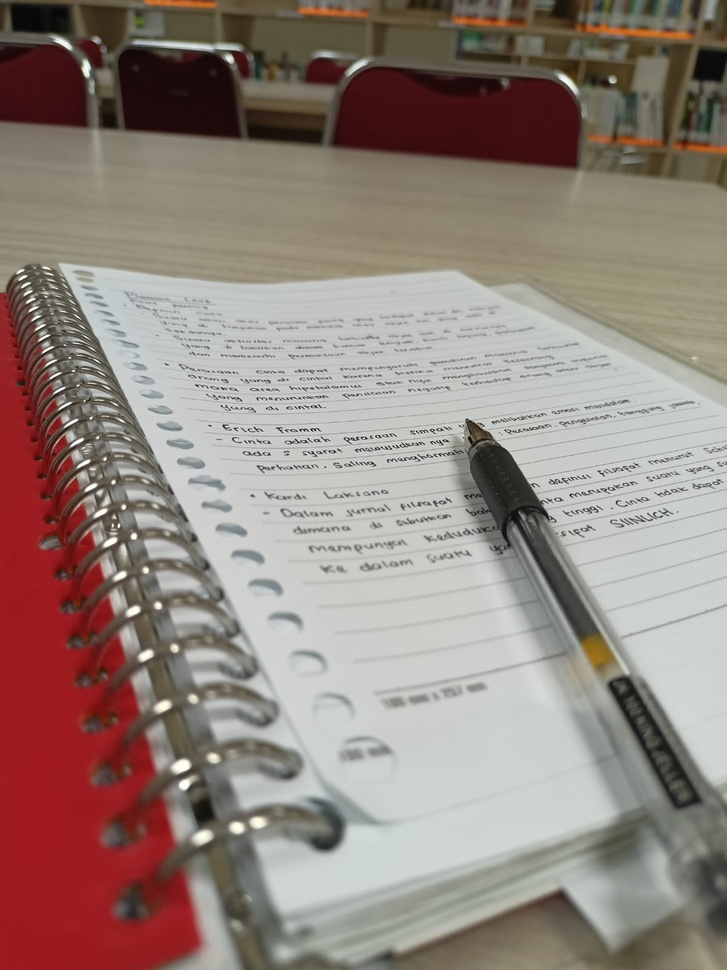
#> input picture buku.jpg, 727 x 970 px, shrunk from 1200 x 1600 before the run, found by its file name
$ python main.py
#> lines starting #> are read from the running program, lines starting #| are printed output that depends on the picture
import numpy as np
import matplotlib.pyplot as plt
import cv2

# Memuat gambar sesuai dengan yang dimiliki
image = cv2.imread('images/buku.jpg')
#> image is the input picture: shape (970, 727, 3); mean B, G, R 124.4, 131.8, 147.2
if image is None:
    raise FileNotFoundError("File gambar tidak ditemukan. Periksa kembali jalur file.")

# Mengubah warna gambar menjadi RGB (dari BGR)
image = cv2.cvtColor(image, cv2.COLOR_BGR2RGB)

# Membentuk ulang gambar menjadi susunan piksel 2D dengan 3 nilai warna (RGB)
pixel_vals = image.reshape((-1, 3))

# Mengkonversikan tipe data ke float
pixel_vals = np.float32(pixel_vals)

# Menentukan kriteria agar algoritme berhenti berjalan: 100 iterasi atau epsilon 0.85
criteria = (cv2.TERM_CRITERIA_EPS + cv2.TERM_CRITERIA_MAX_ITER, 100, 0.85)

# Menentukan jumlah cluster (K)
k = 3

# Melakukan k-means clustering
retval, labels, centers = cv2.kmeans(pixel_vals, k, None, criteria, 10, cv2.KMEANS_RANDOM_CENTERS)
#> retval = 968075350.3; centers = [[96.44, 46.7, 40.6], [196.5, 199.3, 196.4], [136.4, 132, 118]]

# Mengkonversi data pusat cluster menjadi nilai 8-bit
centers = np.uint8(centers)
#> centers = [[96, 46, 40], [196, 199, 196], [136, 132, 118]]

# Memetakan label ke warna pusat cluster
segmented_data = centers[labels.flatten()]

# Membentuk ulang data menjadi dimensi gambar asli
segmented_image = segmented_data.reshape((image.shape))
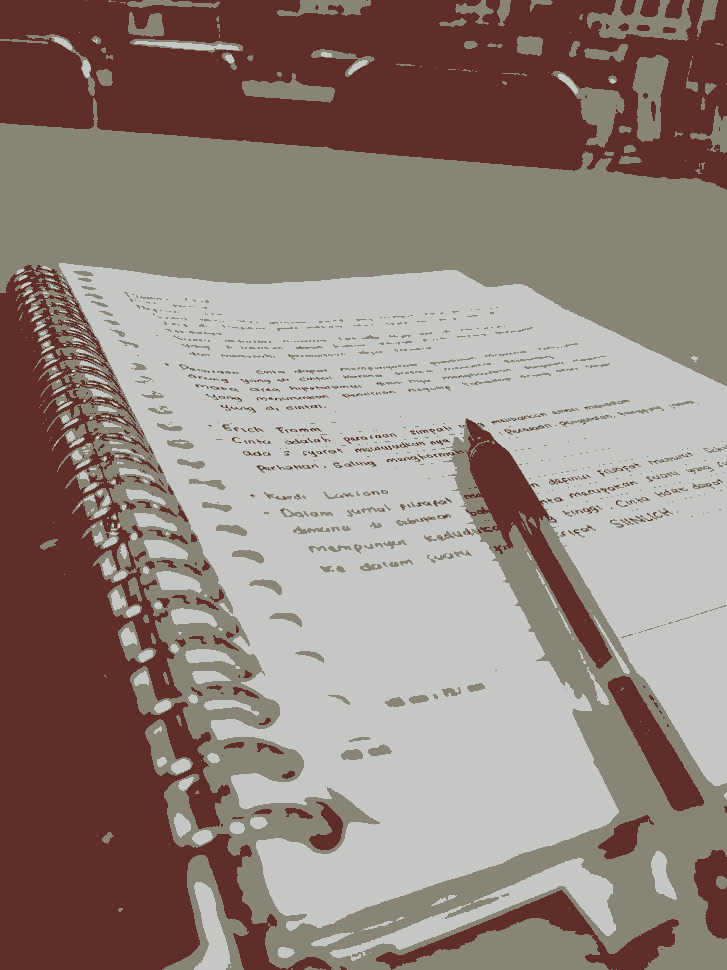
#> segmented_image: shape (970, 727, 3); mean R, G, B 146.8, 131.4, 124.1

# Menampilkan gambar asli dan gambar tersegmentasi dalam satu plot
plt.figure(figsize=(12, 6))

plt.subplot(1, 2, 1)
plt.imshow(image)
plt.title('Gambar Asli')

plt.subplot(1, 2, 2)
plt.imshow(segmented_image)
plt.title('Gambar Tersegmentasi')

plt.show()
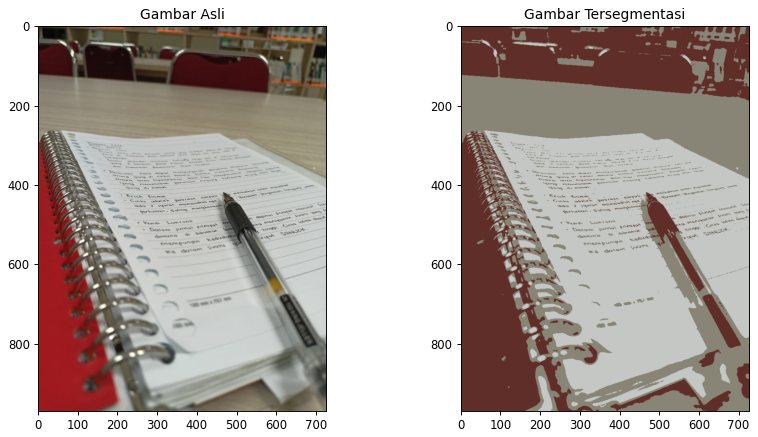
#> figure drawn by matplotlib, 2 panels

# Menampilkan pusat cluster
print("Pusat cluster:\n", centers)
#| Pusat cluster:
#|  [[ 96  46  40]
#|  [196 199 196]
#|  [136 132 118]]

# Menampilkan distribusi label
unique_labels, counts = np.unique(labels, return_counts=True)
#> unique_labels = [0, 1, 2]; counts = [214331, 269292, 221567]
print("Distribusi label:\n", dict(zip(unique_labels, counts)))
#| Distribusi label:
#|  {0: 214331, 1: 269292, 2: 221567}
